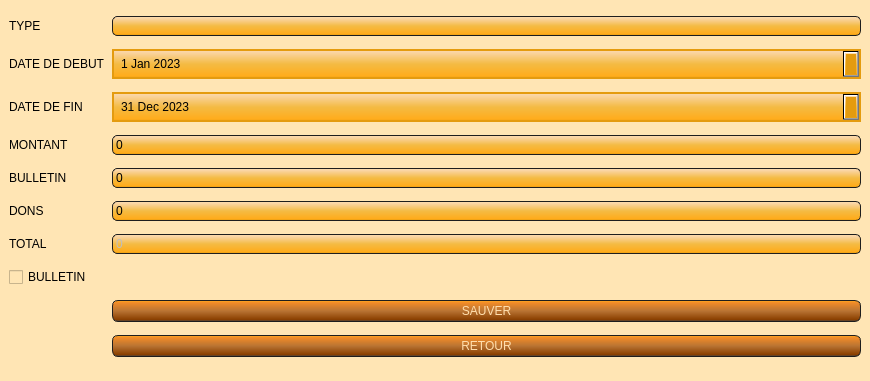
<?xml version="1.0" encoding="UTF-8"?>
<ui version="4.0">
 <class>detail_cotisation</class>
 <widget class="QMainWindow" name="detail_cotisation">
  <property name="geometry">
   <rect>
    <x>0</x>
    <y>0</y>
    <width>870</width>
    <height>381</height>
   </rect>
  </property>
  <property name="windowTitle">
   <string>AssoGestion - Detail Cotisation - AMSE</string>
  </property>
  <property name="styleSheet">
   <string notr="true">QWidget
{
    background-color: #FFE5B4;
}
QLineEdit
{
    background-color: QLinearGradient( x1: 0, y1: 0, x2: 0, y2: 1, stop: 0 #FFDEAD, stop: 0.1 #FAD5A5, stop: 0.5 #F4BB44, stop: 0.9 #FFAC1C, stop: 1 #E49B0F);
    padding: 1px;
    border-style: solid;
    border: 1px solid #1e1e1e;
    border-radius: 5;
}

QPushButton
{
    color: #FFDEAD;
    background-color: QLinearGradient( x1: 0, y1: 0, x2: 0, y2: 1, stop: 0 #FFAC1C, stop: 0.1 #F28C28, stop: 0.5 #B87333, stop: 0.9 #8B4000, stop: 1 #464646);
    border-width: 1px;
    border-color: #1e1e1e;
    border-style: solid;
    border-radius: 6;
    padding: 3px;
    font-size: 12px;
    padding-left: 5px;
    padding-right: 5px;
    min-width: 40px;
}

QPushButton:pressed
{
    background-color: QLinearGradient( x1: 0, y1: 0, x2: 0, y2: 1, stop: 0 #2d2d2d, stop: 0.1 #2b2b2b, stop: 0.5 #292929, stop: 0.9 #282828, stop: 1 #252525);
}

QComboBox
{
	color: #FFDEAD;
    selection-background-color: #FFDEAD;
    background-color: QLinearGradient( x1: 0, y1: 0, x2: 0, y2: 1, stop: 0 #FFAC1C, stop: 0.1 #F28C28, stop: 0.5 #B87333, stop: 0.9 #8B4000, stop: 1 #464646);
    border-style: solid;
    border: 1px solid #1e1e1e;
    border-radius: 5;
}

QComboBox:hover,QPushButton:hover
{
    border: 2px solid QLinearGradient( x1: 0, y1: 0, x2: 0, y2: 1, stop: 0 #FFAC1C, stop: 1 #F28C28);
}


QComboBox:on
{
    padding-top: 3px;
    padding-left: 4px;
    background-color: QLinearGradient( x1: 0, y1: 0, x2: 0, y2: 1, stop: 0 #2d2d2d, stop: 0.1 #2b2b2b, stop: 0.5 #292929, stop: 0.9 #282828, stop: 1 #252525);
    selection-background-color: #ffaa00;
}

QComboBox QAbstractItemView
{
    border: 2px solid darkgray;
    selection-background-color: QLinearGradient( x1: 0, y1: 0, x2: 0, y2: 1, stop: 0 #ffa02f, stop: 1 #d7801a);
}

QComboBox::drop-down
{
     subcontrol-origin: padding;
     subcontrol-position: top right;
     width: 15px;

     border-left-width: 0px;
     border-left-color: darkgray;
     border-left-style: solid; /* just a single line */
     border-top-right-radius: 3px; /* same radius as the QComboBox */
     border-bottom-right-radius: 3px;
 }


QScrollBar:horizontal {
     border: 1px solid #222222;
     background: QLinearGradient( x1: 0, y1: 0, x2: 0, y2: 1, stop: 0.0 #121212, stop: 0.2 #282828, stop: 1 #484848);
     height: 7px;
     margin: 0px 16px 0 16px;
}

QScrollBar::handle:horizontal
{
      background: QLinearGradient( x1: 0, y1: 0, x2: 1, y2: 0, stop: 0 #ffa02f, stop: 0.5 #d7801a, stop: 1 #ffa02f);
      min-height: 20px;
      border-radius: 2px;
}

QScrollBar::add-line:horizontal {
      border: 1px solid #1b1b19;
      border-radius: 2px;
      background: QLinearGradient( x1: 0, y1: 0, x2: 1, y2: 0, stop: 0 #ffa02f, stop: 1 #d7801a);
      width: 14px;
      subcontrol-position: right;
      subcontrol-origin: margin;
}

QScrollBar::sub-line:horizontal {
      border: 1px solid #1b1b19;
      border-radius: 2px;
      background: QLinearGradient( x1: 0, y1: 0, x2: 1, y2: 0, stop: 0 #ffa02f, stop: 1 #d7801a);
      width: 14px;
     subcontrol-position: left;
     subcontrol-origin: margin;
}

QScrollBar::right-arrow:horizontal, QScrollBar::left-arrow:horizontal
{
      border: 1px solid black;
      width: 1px;
      height: 1px;
      background: white;
}

QScrollBar::add-page:horizontal, QScrollBar::sub-page:horizontal
{
      background: none;
}

QScrollBar:vertical
{
      background: QLinearGradient( x1: 0, y1: 0, x2: 1, y2: 0, stop: 0.0 #121212, stop: 0.2 #282828, stop: 1 #484848);
      width: 7px;
      margin: 16px 0 16px 0;
      border: 1px solid #222222;
}

QScrollBar::handle:vertical
{
      background: QLinearGradient( x1: 0, y1: 0, x2: 0, y2: 1, stop: 0 #ffa02f, stop: 0.5 #d7801a, stop: 1 #ffa02f);
      min-height: 20px;
      border-radius: 2px;
}

QScrollBar::add-line:vertical
{
      border: 1px solid #1b1b19;
      border-radius: 2px;
      background: QLinearGradient( x1: 0, y1: 0, x2: 0, y2: 1, stop: 0 #ffa02f, stop: 1 #d7801a);
      height: 14px;
      subcontrol-position: bottom;
      subcontrol-origin: margin;
}

QScrollBar::sub-line:vertical
{
      border: 1px solid #1b1b19;
      border-radius: 2px;
      background: QLinearGradient( x1: 0, y1: 0, x2: 0, y2: 1, stop: 0 #d7801a, stop: 1 #ffa02f);
      height: 14px;
      subcontrol-position: top;
      subcontrol-origin: margin;
}

QScrollBar::up-arrow:vertical, QScrollBar::down-arrow:vertical
{
      border: 1px solid black;
      width: 1px;
      height: 1px;
      background: white;
}


QScrollBar::add-page:vertical, QScrollBar::sub-page:vertical
{
      background: none;
}

QHeaderView::section:horizontal
{
    background-color: QLinearGradient( x1: 0, y1: 0, x2: 0, y2: 1, stop: 0 #FFAC1C, stop: 0.1 #F28C28, stop: 0.5 #B87333, stop: 0.9 #8B4000, stop: 1 #464646);
    color: #FFDEAD;;
    padding-left: 4px;
    border: 1px solid #6c6c6c;
}
QHeaderView::section:vertical
{
    background-color: QLinearGradient( x1: 0, y1: 0, x2: 0, y2: 1, stop: 0 #FFAC1C, stop: 0.1 #F28C28, stop: 0.5 #B87333, stop: 0.9 #8B4000, stop: 1 #464646);
    color: #FFDEAD;;
    padding-left: 4px;
    border: 1px solid #6c6c6c;
}
QTableWidget QTableCornerButton::section {
    background-color: QLinearGradient( x1: 0, y1: 0, x2: 0, y2: 1, stop: 0 #FFAC1C, stop: 0.1 #F28C28, stop: 0.5 #B87333, stop: 0.9 #8B4000, stop: 1 #464646);
}
QTableWidget::item:selected{ background-color: QLinearGradient( x1: 0, y1: 0, x2: 0, y2: 1, stop: 0 #FFDEAD, stop: 0.1 #FAD5A5, stop: 0.5 #F4BB44, stop: 0.9 #FFAC1C, stop: 1 #E49B0F); }

QDateEdit
{
border : 2px solid #E49B0F;
background-color : QLinearGradient( x1: 0, y1: 0, x2: 0, y2: 1, stop: 0 #FFDEAD, stop: 0.1 #FAD5A5, stop: 0.5 #F4BB44, stop: 0.9 #FFAC1C, stop: 1 #E49B0F);;
padding : 5px;
}
QDateEdit::up-arraow
{
border : 2px solid black;
background-color : lightgreen;

}
QDateEdit::down-arrow
{
background-color : #E49B0F;
}

QTabWidget::tab-bar {
   border: 1px solid #E49B0F;
}

QTabBar::tab {
  background: #8B4000;
  color: white;
  padding: 10px;
 }

 QTabBar::tab:selected {
  background: #E49B0F;
 }

QTabWidget::pane { 
   border: none;
}</string>
  </property>
  <widget class="QWidget" name="centralwidget">
   <layout class="QGridLayout" name="gridLayout">
    <item row="3" column="0">
     <widget class="QLabel" name="label_5">
      <property name="text">
       <string>MONTANT</string>
      </property>
     </widget>
    </item>
    <item row="4" column="1">
     <widget class="QLineEdit" name="montant_bulletin_edit">
      <property name="text">
       <string>0</string>
      </property>
     </widget>
    </item>
    <item row="6" column="0">
     <widget class="QLabel" name="label_7">
      <property name="text">
       <string>TOTAL</string>
      </property>
     </widget>
    </item>
    <item row="2" column="1">
     <widget class="QDateEdit" name="date_fin_edit">
      <property name="calendarPopup">
       <bool>true</bool>
      </property>
      <property name="date">
       <date>
        <year>2023</year>
        <month>12</month>
        <day>31</day>
       </date>
      </property>
     </widget>
    </item>
    <item row="6" column="1">
     <widget class="QLineEdit" name="total_edit">
      <property name="enabled">
       <bool>false</bool>
      </property>
      <property name="text">
       <string>0</string>
      </property>
     </widget>
    </item>
    <item row="5" column="0">
     <widget class="QLabel" name="label_6">
      <property name="text">
       <string>DONS</string>
      </property>
     </widget>
    </item>
    <item row="0" column="1">
     <widget class="QLineEdit" name="nom_edit"/>
    </item>
    <item row="1" column="0">
     <widget class="QLabel" name="label_2">
      <property name="text">
       <string>DATE DE DEBUT</string>
      </property>
     </widget>
    </item>
    <item row="1" column="1">
     <widget class="QDateEdit" name="date_debut_edit">
      <property name="calendarPopup">
       <bool>true</bool>
      </property>
      <property name="date">
       <date>
        <year>2023</year>
        <month>1</month>
        <day>1</day>
       </date>
      </property>
     </widget>
    </item>
    <item row="2" column="0">
     <widget class="QLabel" name="label_3">
      <property name="text">
       <string>DATE DE FIN</string>
      </property>
     </widget>
    </item>
    <item row="4" column="0">
     <widget class="QLabel" name="label_4">
      <property name="text">
       <string>BULLETIN</string>
      </property>
     </widget>
    </item>
    <item row="0" column="0">
     <widget class="QLabel" name="label">
      <property name="text">
       <string>TYPE</string>
      </property>
     </widget>
    </item>
    <item row="3" column="1">
     <widget class="QLineEdit" name="montant_edit">
      <property name="text">
       <string>0</string>
      </property>
     </widget>
    </item>
    <item row="5" column="1">
     <widget class="QLineEdit" name="dons_edit">
      <property name="text">
       <string>0</string>
      </property>
     </widget>
    </item>
    <item row="8" column="1">
     <widget class="QPushButton" name="button_save">
      <property name="text">
       <string>SAUVER</string>
      </property>
     </widget>
    </item>
    <item row="9" column="1">
     <widget class="QPushButton" name="button_retour">
      <property name="text">
       <string>RETOUR</string>
      </property>
     </widget>
    </item>
    <item row="7" column="0">
     <widget class="QCheckBox" name="check_bulletin">
      <property name="text">
       <string>BULLETIN</string>
      </property>
     </widget>
    </item>
   </layout>
  </widget>
 </widget>
 <tabstops>
  <tabstop>nom_edit</tabstop>
  <tabstop>date_debut_edit</tabstop>
  <tabstop>date_fin_edit</tabstop>
  <tabstop>montant_edit</tabstop>
  <tabstop>montant_bulletin_edit</tabstop>
  <tabstop>dons_edit</tabstop>
  <tabstop>button_save</tabstop>
 </tabstops>
 <resources/>
 <connections/>
</ui>
